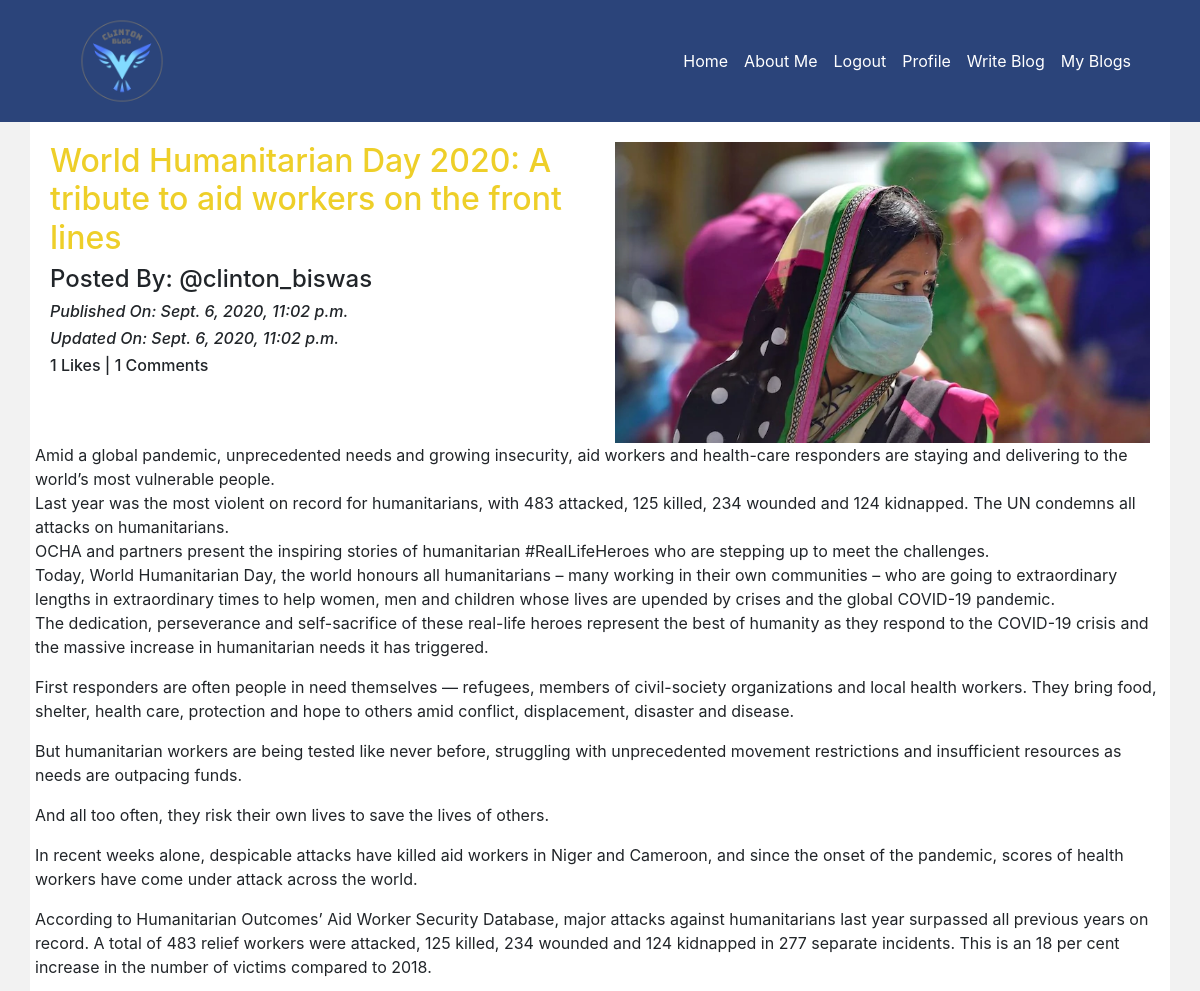
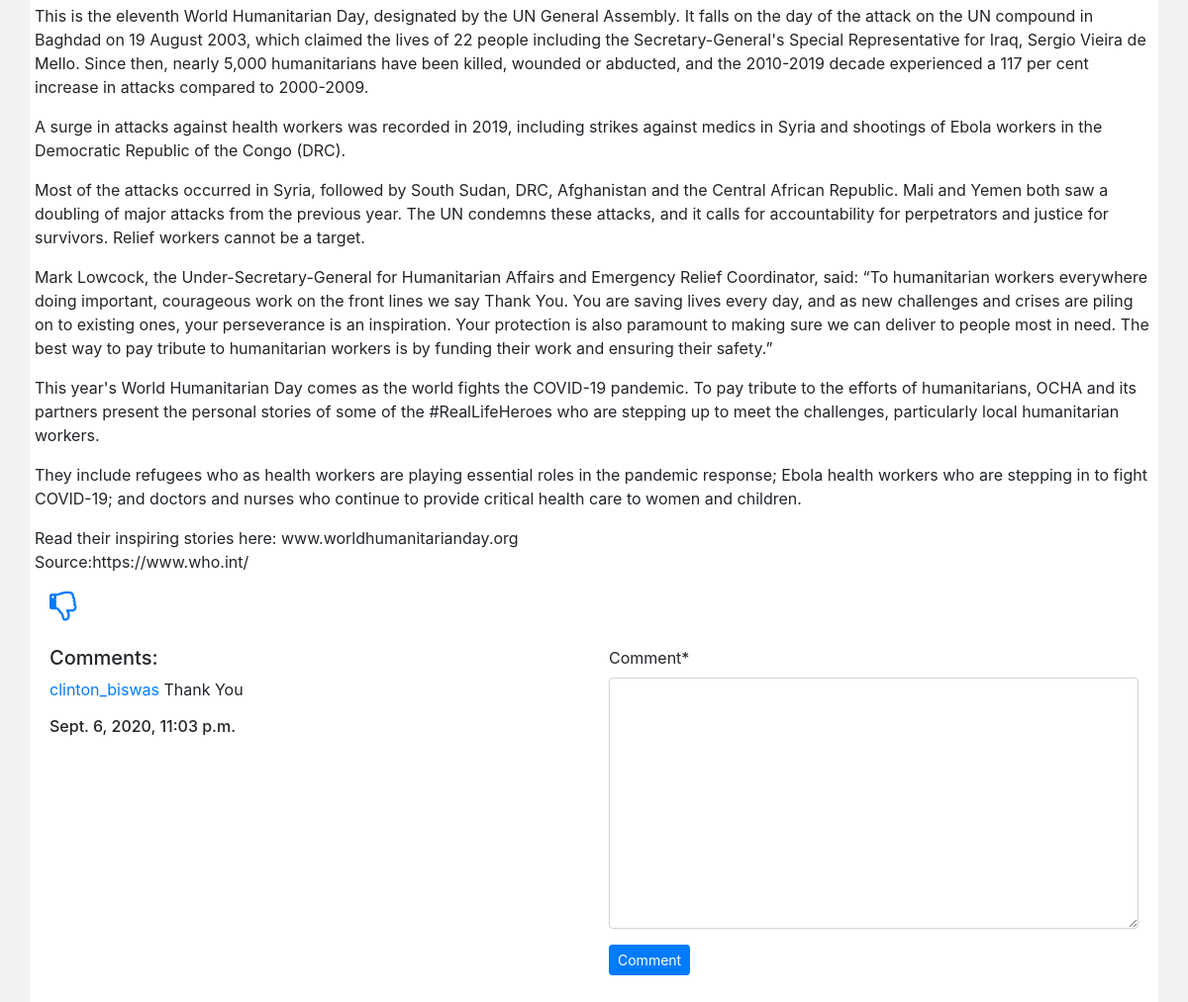
Page /blog/details/world-humanitarian-day-2020-a-tribute-to-aid-workers-on-the-front-lines (signed in) on the committed database (2 pictures, top to bottom).
### App_Blog/models.py (models this page shows, shortened)
class Blog(models.Model):
    author = models.ForeignKey(User, on_delete=models.CASCADE, related_name='post_author')
    blog_title = models.CharField(max_length=800, verbose_name="Put a Title")
    slug = models.SlugField(max_length=800, unique=True)
    blog_content = models.TextField(verbose_name="What is on your mind?")
    blog_image = models.ImageField(upload_to='blog_images', verbose_name="Image")
    publish_date = models.DateTimeField(auto_now_add=True)
    update_date = models.DateTimeField(auto_now=True)
    class Meta:
        ordering = ['-publish_date',]

class Comment(models.Model):
    blog = models.ForeignKey(Blog, on_delete=models.CASCADE, related_name='blog_comment')
    user = models.ForeignKey(User, on_delete=models.CASCADE, related_name='user_comment')
    comment = models.TextField()
    comment_date = models.DateTimeField(auto_now_add=True)
    class Meta:
        ordering = ('-comment_date',)

### App_Blog/views.py (the view, shortened to what this page needs)
# urls.py: path('details/<slug:slug>', views.blog_details, name='blog_details'),
@login_required
def blog_details(request, slug):
    blog = Blog.objects.get(slug=slug)
    comment_form = CommentForm()
    already_liked = Likes.objects.filter(blog=blog, user= request.user)
    if already_liked:
        liked = True
    else:
        liked = False
    return render(request, 'App_Blog/blog_details.html', context={'blog':blog, 'comment_form':comment_form, 'liked':liked,})

### App_Blog/forms.py
class CommentForm(forms.ModelForm):
    class Meta:
        model = Comment
        fields = ('comment',)

### Templates/App_Blog/blog_details.html (shortened to what this page needs)
{% extends 'base.html'%}
{% load crispy_forms_tags %}
{% block body_block %}
<div class="row">
  <div class="col-sm-6">
    <h2 style="color: #EECF29">{{blog.blog_title}}</h2>
    <h4>Posted By: @{{blog.author}}</h4>
    <i><h6>Published On: {{blog.publish_date}}</h6></i>
    <i><h6>Updated On: {{blog.update_date}}</h6></i>
    <h6>{{blog.liked_blog.count}} Likes | {{blog.blog_comment.count}} Comments</h6>
  </div>
  <div class="col-sm-6">
    <img src="/media/{{blog.blog_image}}" width="100%">
</div>
  <p>
    {{blog.blog_content|linebreaks}}
  </p>
  </div>
  {% if not liked %}
  <a href="{% url 'App_Blog:liked_post' pk=blog.pk %}">
    <i class="fa fa-thumbs-o-up fa-2x" aria-hidden="true"></i>
  </a>
  {% else %}
  <a href="{% url 'App_Blog:unliked_post' pk=blog.pk %}">
    <i class="fa fa-thumbs-o-down fa-2x" aria-hidden="true"></i>
  </a>
  {% endif %}
<br>
<br>
  <div class="row">
    <div class="col-sm-6">
      <h5>Comments:</h5>
      {% for comment in blog.blog_comment.all %}
      <p><a href="#">{{comment.user}}</a> {{comment.comment}}<br><h6>{{comment.comment_date}}</h6></p>
      {% endfor %}
    </div>
    <div class="col-sm-6">
      <form method="POST">
        {{ comment_form|crispy }}
        <button type="submit" class="btn btn-primary btn-sm">Comment</button>
      </form>
    </div>
  </div>
  <br>
  <br>
{% endblock %}

### rows in the picture
Blog: blog_title "World Humanitarian Day 2020: A tribute to aid workers on the front lines", author "clinton_biswas", publish_date "Sept. 6, 2020, 11:02 p.m.", update_date "Sept. 6, 2020, 11:02 p.m.", liked_blog.count "1", blog_comment.count "1", blog_image (picture), blog_content "Amid a global pandemic, unprecedented needs and growing insecurity, aid workers and health-care responders are staying and delivering to the world’s most vulnerable people. Last year was the most violent on record for humanitarians, with 483 attacked, 125 killed, 234 wounded and 124 kidnapped. The UN condemns all attacks on humanitarians. OCHA and partners present the inspiring stories of humanitarian #RealLifeHeroes who are stepping up to meet the challenges. Today, World Humanitarian Day, the world honours all humanitarians – many working in their own communities – who are going to extraordinary lengths in extraordinary times to help women, men and children whose lives are upended by…"
Comment: user "clinton_biswas", comment "Thank You", comment_date "Sept. 6, 2020, 11:03 p.m."
